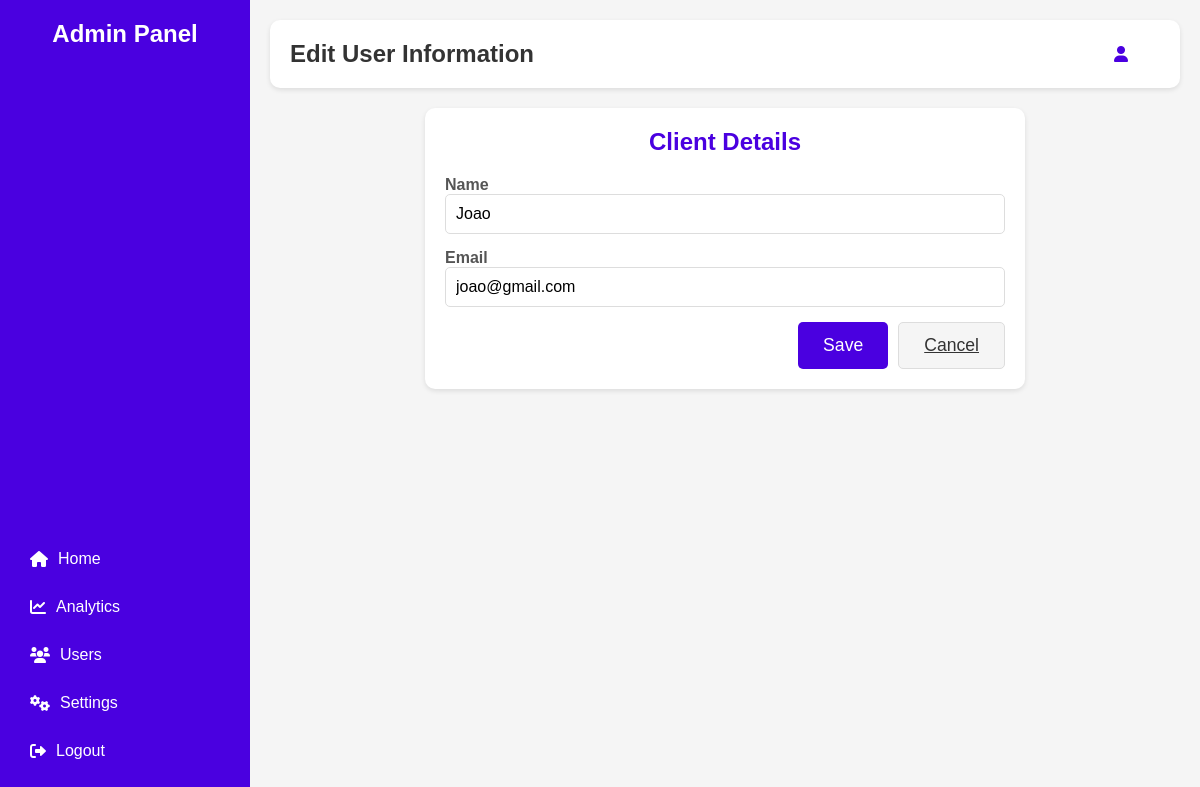
The app's page /users/1/edit (signed in), older data.
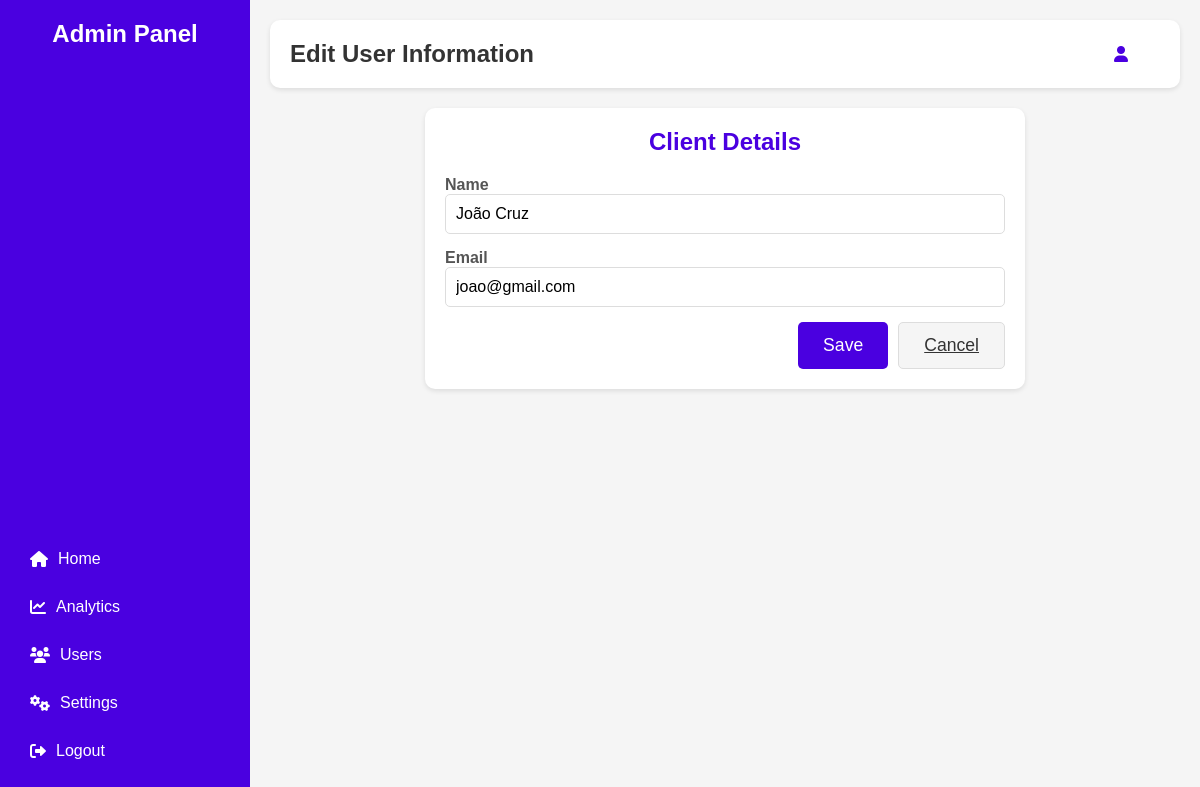
The same page, newer data.
### database.py (models this page shows)
class User(UserMixin, Model):
    shop = ForeignKeyField(Shop, backref='shops')
    name = CharField()
    email = CharField(unique=True)
    password = CharField()
    adm = BooleanField(default=False)
    class Meta:
        database = db
    @property
    def is_active(self):
        return True

### routes/users.py (the view)
        @self.blueprint.route('/<int:user_id>/edit')
        @login_required
        def useredit(user_id):
            user_infos = User.get(User.id == user_id)
            return render_template('adm/useredit.html', userinfo_ml=session.get('userinfo_ml'), user_infos=user_infos)

### main.py (called while the page is built)
@login_manager.user_loader
def load_user(user_id):
    try:
        return User.get(User.id == int(user_id))
    except User.DoesNotExist:
        return None

@app.before_request
def before_request():
    if db.is_closed():
        db.connect()
    user_id = session.get('_user_id')
    if user_id:
        user = User.get(User.id == int(user_id))
        g.user_adm = user.adm

@app.teardown_request
def teardown_request(exception):
    if not db.is_closed():
        db.close()

### templates/adm/useredit.html (shortened to what this page needs)
<!DOCTYPE html>
<html lang="en">
<head>
    <link rel="stylesheet" href="{{ url_for('static', filename='useredit.css') }}">
    <link rel="stylesheet" href="https://cdnjs.cloudflare.com/ajax/libs/font-awesome/6.0.0-beta3/css/all.min.css">
</head>
<body>
    <div class="dashboard-container">
        <aside class="sidebar">
            <h2>Admin Panel</h2>
            <nav>
                <ul>
                    <li><a href="{{ url_for('dashboard.dashboard')}}"><i class="fas fa-home"></i> Home</a></li>
                    <li><a href="#"><i class="fas fa-chart-line"></i> Analytics</a></li>
                    <li><a href="{{ url_for('users.users') }}"><i class="fas fa-users"></i> Users</a></li>
                    <li><a href="#"><i class="fas fa-cogs"></i> Settings</a></li>
                    <li><a href="{{ url_for('login.logout') }}"><i class="fas fa-sign-out-alt"></i> Logout</a></li>
                </ul>
            </nav>
        </aside>
        <main class="main-content">
            <header class="header">
                <h1>Edit User Information</h1>
                <div class="user-info">
                    <i class="fas fa-user"></i>
                    <li><a href="{{ url_for('dashboard.userinfo') }}">{{ userinfo_ml['name'] }}</a></li>
                </div>
            </header>
            <section class="edit-client">
                <h2>Client Details</h2>
                <form action="{{ url_for('users.user_editupdate', user_id=user_infos.id) }}" method="POST" class="edit-client-form">
                    <div class="form-group">
                        <label for="client-name">Name</label>
                        <input type="text" id="name" name="name" value="{{ user_infos.name }}" required>
                    </div>
                    <div class="form-group">
                        <label for="client-email">Email</label>
                        <input type="email" id="email" name="email" value="{{ user_infos.email }}" required>
                    </div>
                    <div class="form-actions">
                        <button type="submit" class="btn-save">Save</button>
                        <a href="{{ url_for('users.users') }}" class="btn-cancel">Cancel</a>
                    </div>
                </form>
            </section>
        </main>
    </div>
</body>
</html>

### static/useredit.css (style rules this page uses)
* { margin: 0; padding: 0; box-sizing: border-box; }
.dashboard-container { display: flex; height: 100vh; background-color: #f5f5f5; font-family: Arial, sans-serif; }
.sidebar { width: 250px; background: #4A00E0; color: #fff; padding: 20px; display: flex; flex-direction: column; justify-content: space-between; }
.sidebar h2 { font-size: 1.5rem; margin-bottom: 1rem; text-align: center; }
.sidebar nav ul { list-style: none; }
.sidebar nav ul li { margin: 10px 0; }
.sidebar nav ul li a { color: #fff; text-decoration: none; font-size: 1rem; display: flex; align-items: center; gap: 10px; padding: 10px; border-radius: 5px; transition: background 0.3s; }
.main-content { flex: 1; padding: 20px; }
.header { display: flex; justify-content: space-between; align-items: center; background: #fff; padding: 20px; border-radius: 10px; box-shadow: 0 2px 5px rgba(0, 0, 0, 0.1); margin-bottom: 20px; }
.header h1 { font-size: 1.5rem; color: #333; }
.user-info { list-style: none; padding: 0; margin: 0; }
.user-info li { list-style: none; }
.user-info li a { text-decoration: none; color: #4A00E0; font-family: Arial, sans-serif; font-size: 16px; padding: 5px 10px; border: 1px solid transparent; border-radius: 5px; transition: all 0.3s ease; }
.header .user-info { display: flex; align-items: center; gap: 10px; color: #4A00E0; }
.edit-client { background: #fff; padding: 20px; border-radius: 10px; box-shadow: 0 2px 5px rgba(0, 0, 0, 0.1); max-width: 600px; margin: 0 auto; }
.edit-client h2 { font-size: 1.5rem; margin-bottom: 20px; color: #4A00E0; text-align: center; }
.edit-client form { display: flex; flex-direction: column; gap: 15px; }
.edit-client form label { font-weight: bold; color: #555; font-size: 1rem; }
.edit-client form input, .edit-client form select, .edit-client form textarea { padding: 10px; border: 1px solid #ddd; border-radius: 5px; font-size: 1rem; width: 100%; outline: none; transition: border-color 0.3s; }
.edit-client form .form-actions { display: flex; justify-content: flex-end; gap: 10px; }
.edit-client form .form-actions .btn-save { background: #4A00E0; color: #fff; padding: 12px 25px; border: none; border-radius: 5px; cursor: pointer; font-size: 1.1rem; transition: background-color 0.3s, transform 0.2s; }
.edit-client form .form-actions .btn-cancel { background: #f5f5f5; color: #333; padding: 12px 25px; border: 1px solid #ddd; border-radius: 5px; cursor: pointer; font-size: 1.1rem; transition: background-color 0.3s, border-color 0.3s, transform 0.2s; }

Row changes from the older to the newer data that the page shows:
changed User "joao@gmail.com": name "Joao" → "João Cruz"
